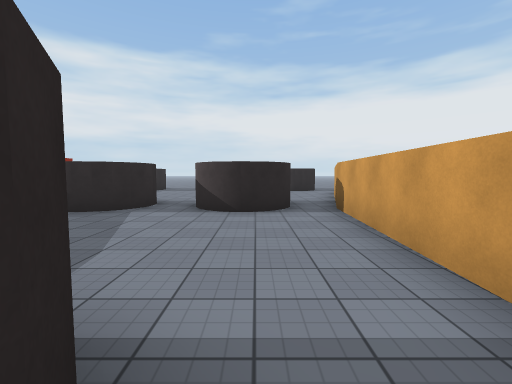
View 1 (above)

24 first-person views from a walk through a Unity game level. The camera is 1.5 m above the floor, tilts 4° down and sees 90° across. The floor is counted in squares, 2 m on a side. Each view is taken from the middle of a square. On the plan, view 1 faces up. The plan holds only what a view shows up to about 9 squares ahead; the rest is blank. The place goes on beyond the plan. Surface patterns are stand-ins for the level's own textures.

View 2
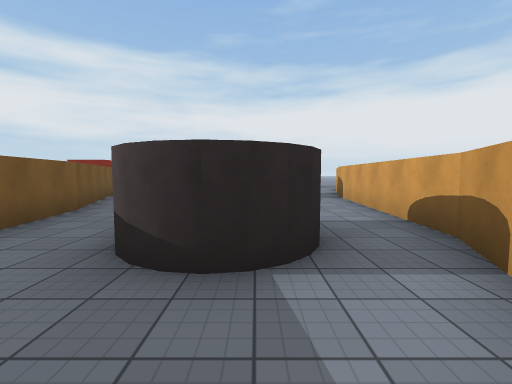

View 3
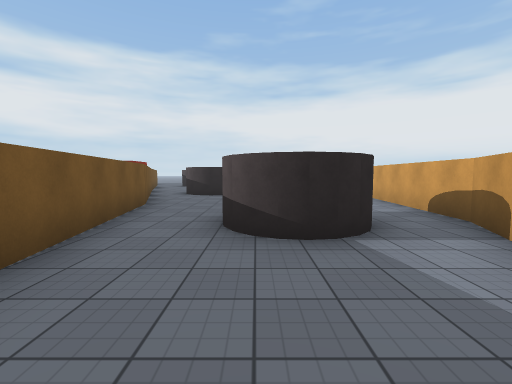

View 4
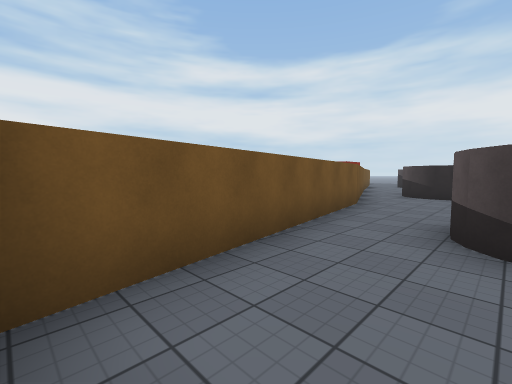

View 5
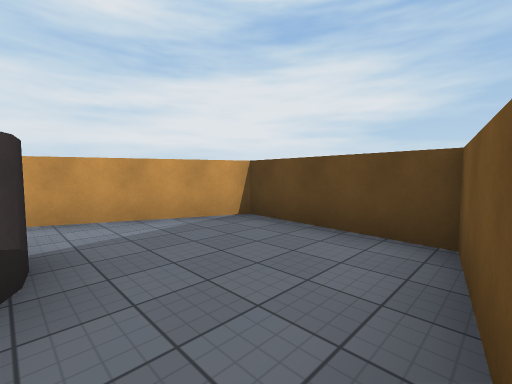

View 6
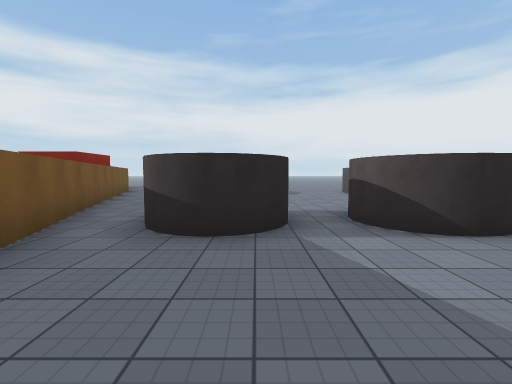

View 7
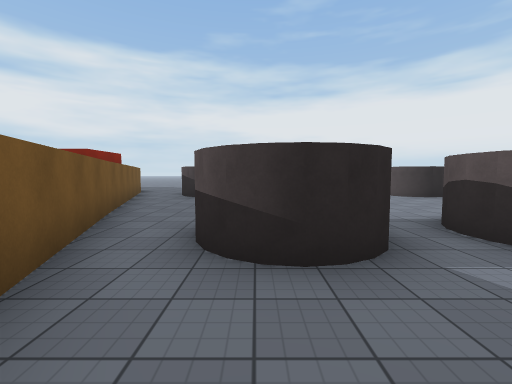

View 8
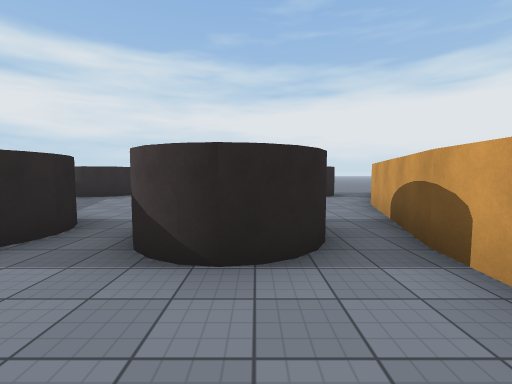

View 9
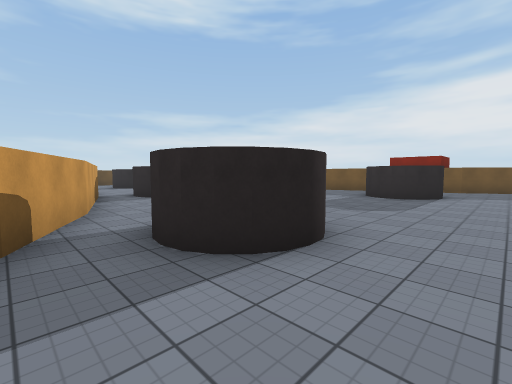

View 10
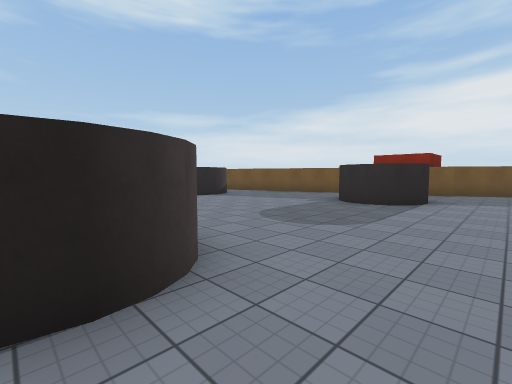

View 11
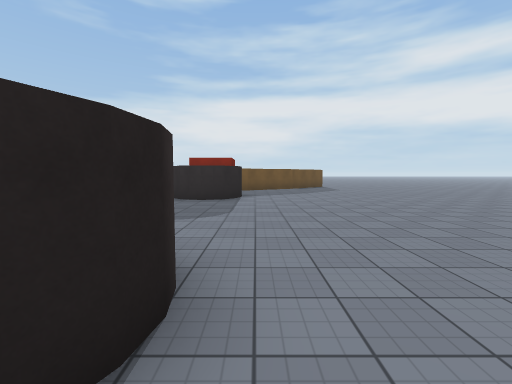

View 12
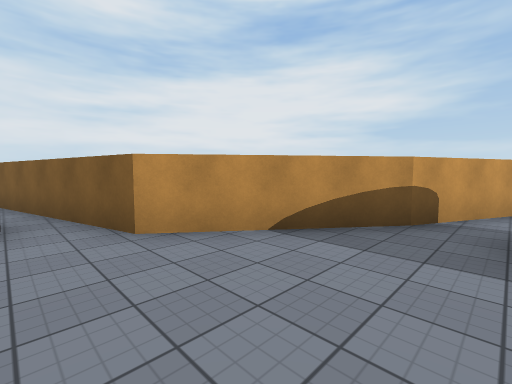

View 13
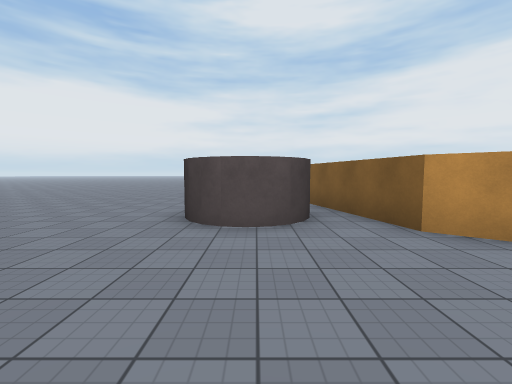

View 14
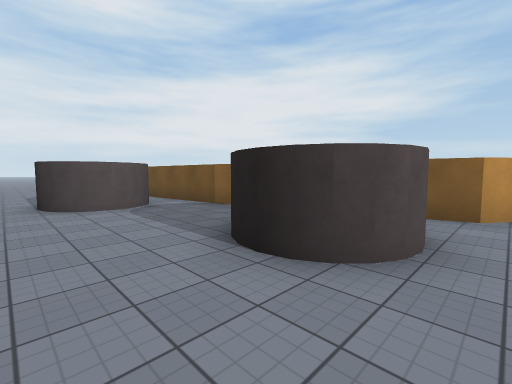

View 15
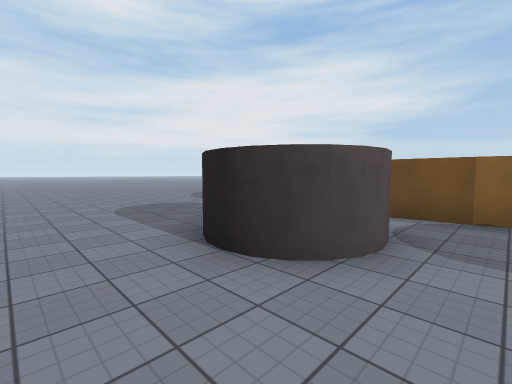

View 16
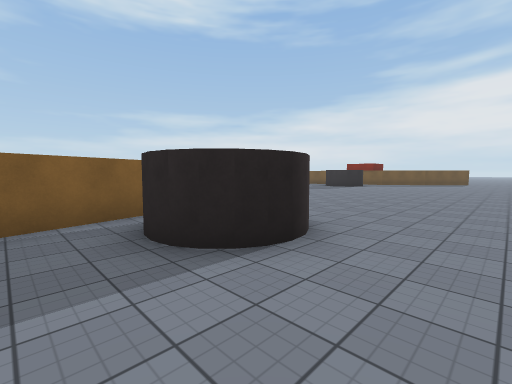

View 17
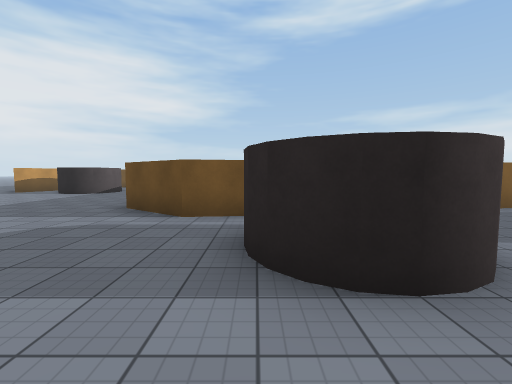

View 18
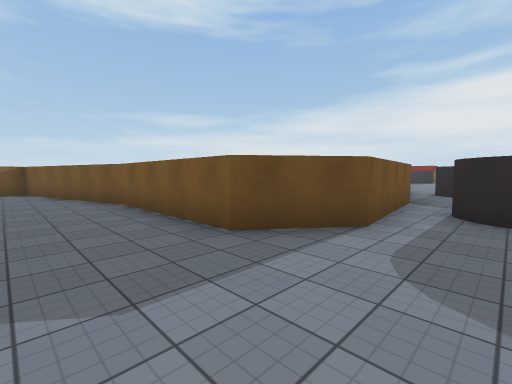

View 19
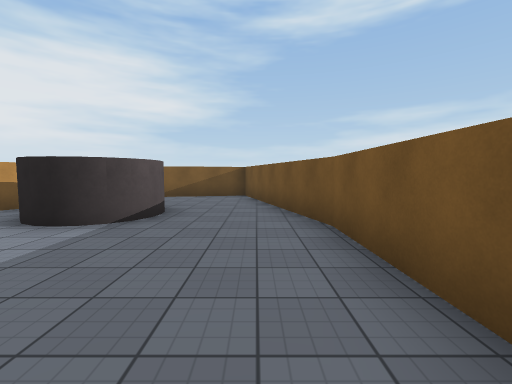

View 20
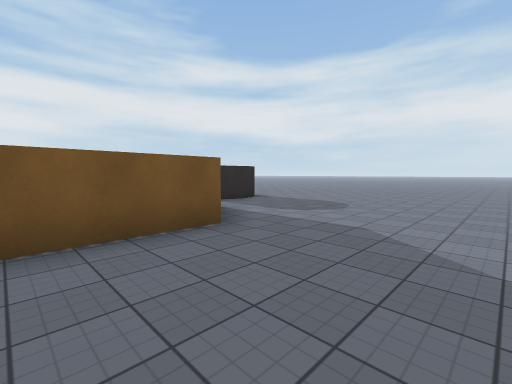

View 21
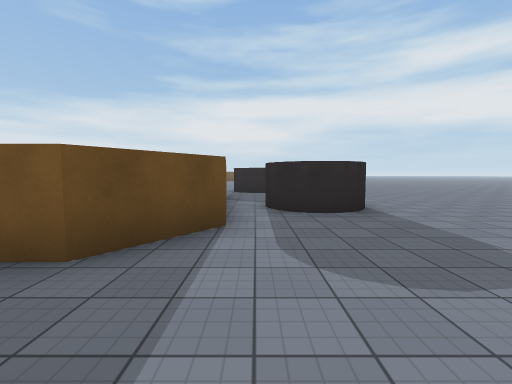

View 22
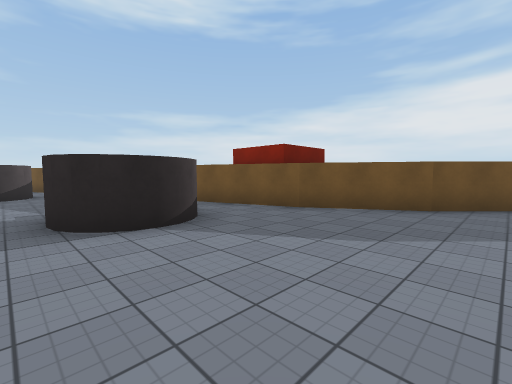

View 23
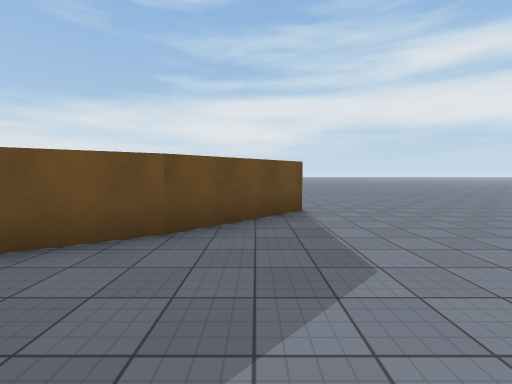

View 24
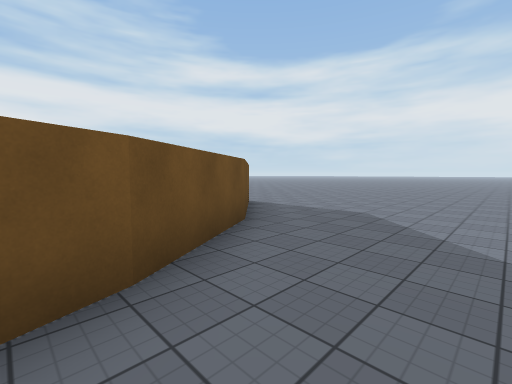

### Floor plan
Key: @ floor where view 1 was taken; # wall or solid block; x gap in a wall; . floor.
Columns run from 14 left of view 1 to 20 right of it. Each row starts with its distance up from view 1.
 23 ..   ...               .....    ...
 22 ... ......            .......  ....
 21 ...........          ..............
 20 ...................................
 19 ..........................###......
 18 .....................##...###......
 17   #..................##............
 16   ##..................x..######....
 15    ##................#####    #....
 14     ##..............##        #....
 13      #..##.....##..##         ##...
 12      #..##.....##.##           #...
 11      ##...........#            #..#
 10       #..........##            #..#
  9       #..........#             #...
  8       ##.........#             #...
  7        #..##.##..#             ##..
  6        ##.##.##.##              ###
  5         #.......#
  4         #.......#
  3         ##......#
  2          #......#
  1          #.. #..#
  0          #..##@.#
 -1          #..##.##
 -2          ##....#
 -3           #...##
 -4           #...#
 -5           #####

Where each view was taken, in squares from view 1:
view 1: 0 up, 0 right, facing up
view 2: 3 down, 1 left, facing up
view 3: 4 down, 2 left, facing up
view 4: 4 down, 2 left, facing up-left
view 5: 1 down, 4 left, facing down-right
view 6: 2 up, 3 left, facing up
view 7: 3 up, 4 left, facing up
view 8: 3 up, 0 right, facing up
view 9: 15 up, 4 right, facing down-left
view 10: 15 up, 2 right, facing down-left
view 11: 14 up, 3 right, facing left
view 12: 16 up, 3 right, facing down-right
view 13: 17 up, 3 right, facing right
view 14: 20 up, 6 right, facing down-right
view 15: 21 up, 11 right, facing down-right
view 16: 20 up, 10 right, facing down-left
view 17: 21 up, 14 right, facing down
view 18: 18 up, 19 right, facing down-left
view 19: 15 up, 18 right, facing down
view 20: 13 up, 20 right, facing up-left
view 21: 17 up, 19 right, facing left
view 22: 17 up, 4 left, facing down-left
view 23: 17 up, 7 left, facing left
view 24: 13 up, 7 left, facing up-left
